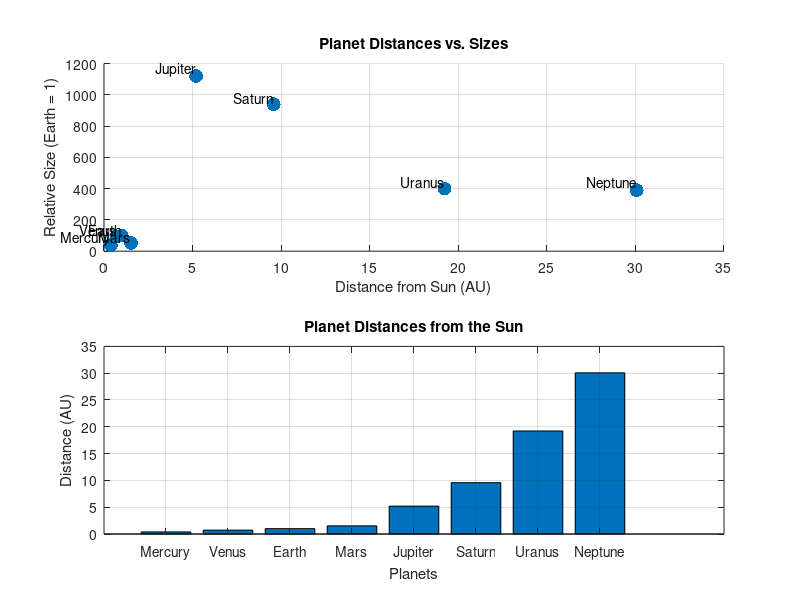

Here is the MATLAB script that generated this plot:
% Author Name: Heidi Kling
% Email: klingh24@rowan.edu
% Course: MATLAB Programming - Fall 2024
% Assignment: Assignment 2
% Task: Solar System Visualization
% Date: October 19, 2024

% Define the average distances of planets from the Sun in AU
planet_distances = [0.39, 0.72, 1, 1.52, 5.2, 9.58, 19.22, 30.07];
% Define the relative sizes of the planets (Earth = 1)
planet_sizes = [0.38, 0.95, 1, 0.53, 11.2, 9.4, 4, 3.9];
% Define planet names for labeling
planet_names = {'Mercury', 'Venus', 'Earth', 'Mars', 'Jupiter', 'Saturn', 'Uranus', 'Neptune'};

% Create a figure
figure('Position', [100, 100, 800, 600]);

% Scatter plot of planet distances vs. planet sizes
subplot(2, 1, 1);
scatter(planet_distances, planet_sizes * 100, 100, 'filled'); 
title('Planet Distances vs. Sizes');
xlabel('Distance from Sun (AU)');
ylabel('Relative Size (Earth = 1)');
grid on;

% Add labels for each planet
text(planet_distances, planet_sizes * 100, planet_names, 'VerticalAlignment', 'bottom', 'HorizontalAlignment', 'right');

% Bar chart of planet distances
subplot(2, 1, 2);
bar(planet_distances);
title('Planet Distances from the Sun');
xlabel('Planets');
ylabel('Distance (AU)');
set(gca, 'XTickLabel', planet_names); % Set x-tick labels
grid on;

% Save the figure as an image file
saveas(gcf, 'solar_system_visualization.png');

% Display a message to indicate that the figure was saved
disp('Figure saved as solar_system_visualization.png');
